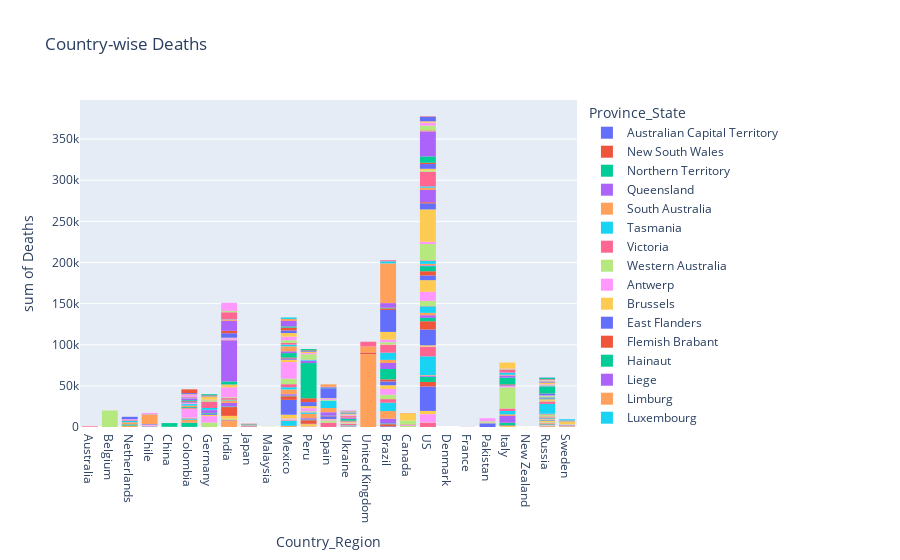

Notebook code cell kept with this figure:
### Markdown cell above
To plot for all the countries:

### Code cell
fig = px.histogram(all_country_data, x="Country_Region", y="Deaths", color="Province_State", title="Country-wise Deaths")
fig.show()
